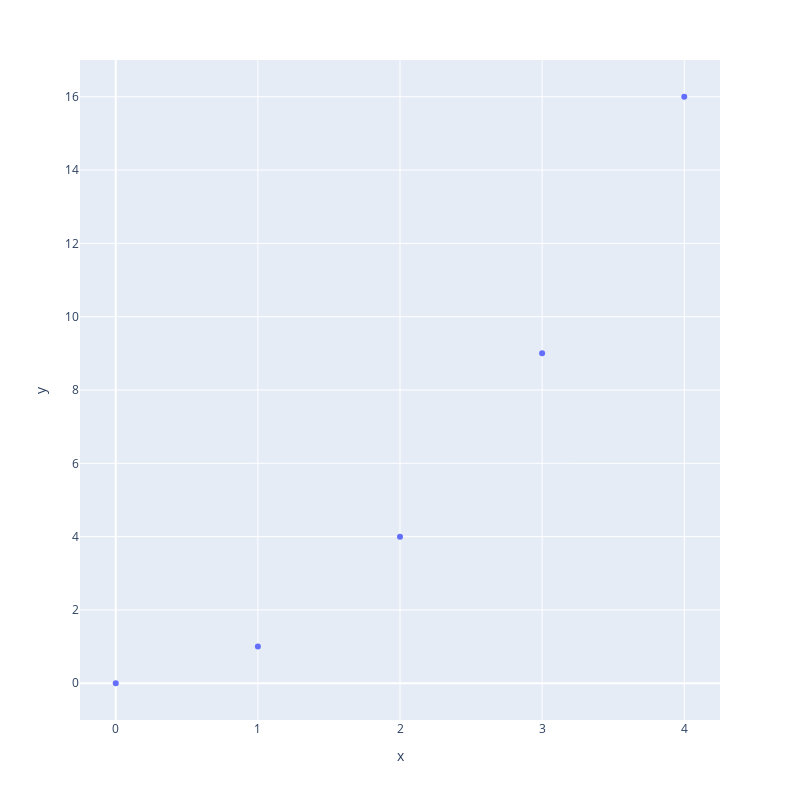

Notebook code cell kept with this figure:
### Code cell
fig = px.scatter(x=[0, 1, 2, 3, 4], y=[0, 1, 4, 9, 16])
fig.update_layout(autosize=False, width=800, height=800)
fig.show()

### Figure 1 — Plotly figure (JSON) as saved in the notebook; plotly's stock layout.template omitted (floating-point values rounded to 4 significant figures)
{"data": [{"hovertemplate": "x=%{x}<br>y=%{y}<extra></extra>", "legendgroup": "", "marker": {"color": "#636efa", "symbol": "circle"}, "mode": "markers", "name": "", "orientation": "v", "showlegend": false, "type": "scatter", "x": [0, 1, 2, 3, 4], "xaxis": "x", "y": [0, 1, 4, 9, 16], "yaxis": "y"}], "layout": {"autosize": false, "height": 800, "legend": {"tracegroupgap": 0}, "margin": {"t": 60}, "width": 800, "xaxis": {"anchor": "y", "domain": [0, 1], "title": {"text": "x"}}, "yaxis": {"anchor": "x", "domain": [0, 1], "title": {"text": "y"}}}}
